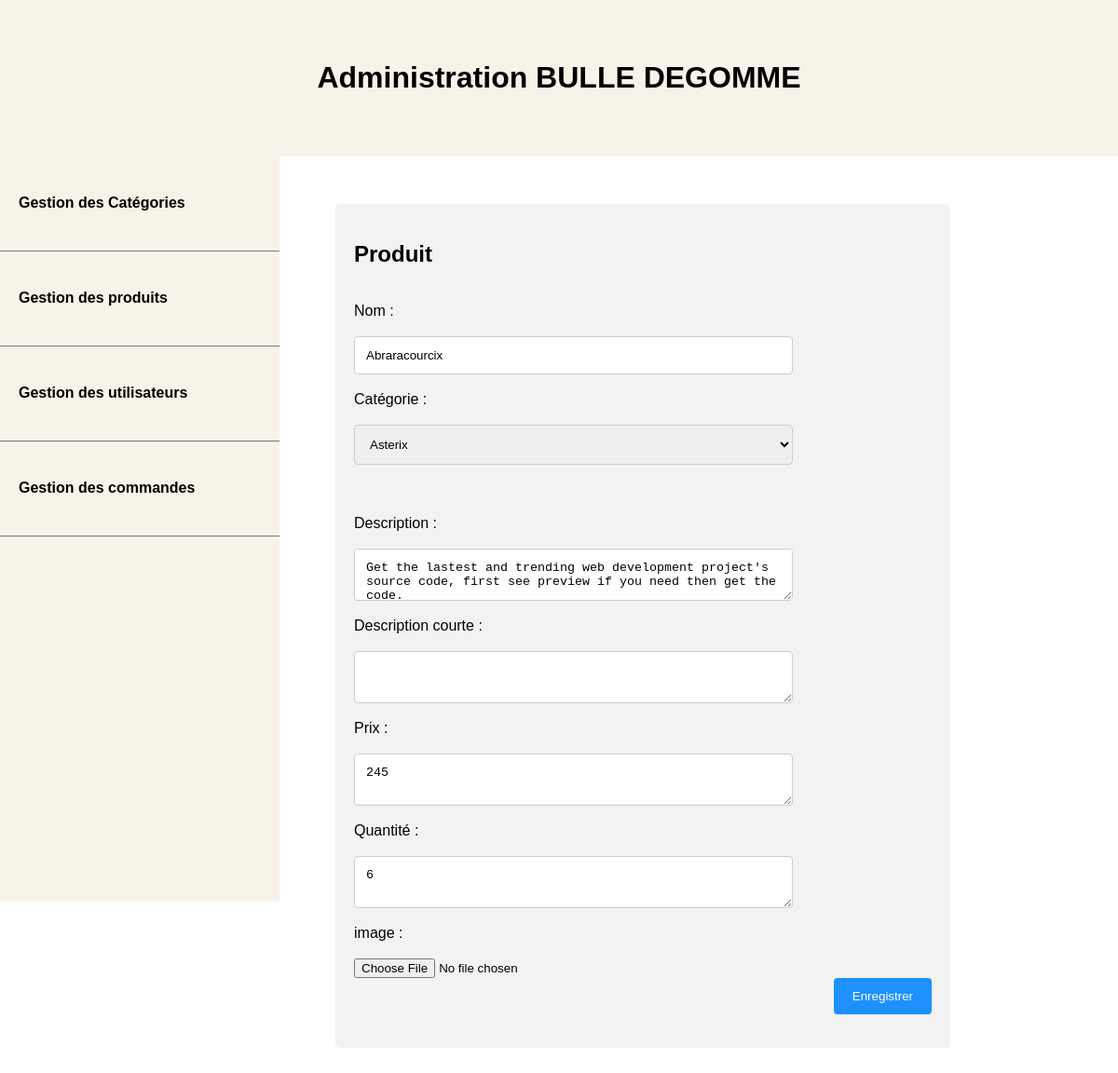
/admin/index.php?controller=products&action=edit&id=1, run on an earlier commit of the app's database.
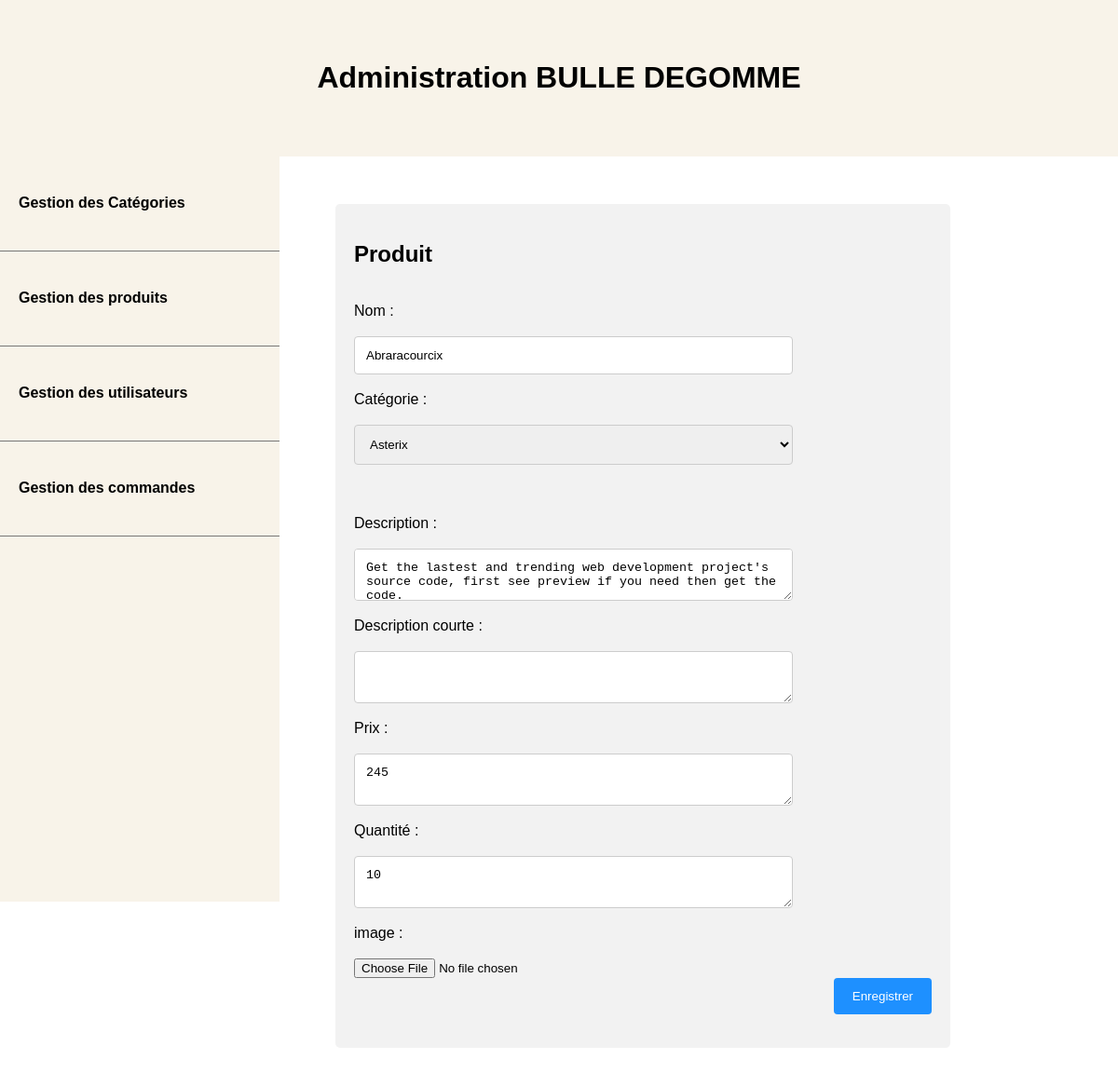
And on a later commit of the database.
### tables this page shows
CREATE TABLE IF NOT EXISTS `products` (
  `id` int(11) NOT NULL AUTO_INCREMENT,
  `name` varchar(255) NOT NULL,
  `image` varchar(255) DEFAULT NULL,
  `description` varchar(255) NOT NULL,
  `short_description` varchar(255) NOT NULL,
  `price` float NOT NULL,
  `category_id` int(11) DEFAULT NULL,
  `quantity` int(11) NOT NULL DEFAULT '1',
  PRIMARY KEY (`id`),
  KEY `category_id` (`category_id`)
);

CREATE TABLE IF NOT EXISTS `categories` (
  `id` int(11) NOT NULL AUTO_INCREMENT,
  `name` varchar(255) NOT NULL,
  `description` text NOT NULL,
  PRIMARY KEY (`id`)
);

### admin/models/Product.php (called while the page is built, shortened)
<?php
function getProduct($id){
        $db = dbConnect();
        $query = $db->prepare('SELECT * FROM products WHERE id = ?');
        $query->execute([$id]);
        $result = $query->fetch();
        return $result;
}

### admin/models/Category.php (called while the page is built, shortened)
<?php
function getAllCategories()
{
    $db = dbConnect();
    $query = $db->query('SELECT * FROM categories');
    $categories =  $query->fetchAll();
    return $categories;
}

### admin/views/productForm.php (the view, shortened to what this page needs)
<?php require ('partials/header.php'); ?>
<?php require 'partials/head_assets.php'; ?>
<?php require ('partials/menu.php'); ?>
    <div class="container">
        <h2>Produit </h2>
        <form action="index.php?controller=products&action=<?= isset($product) || (isset($_SESSION['old_inputs']) && $_GET['action'] == 'edit') ? 'edit&id='. $_GET['id'] : 'add' ?>" method="post" enctype="multipart/form-data">
            <div class="row">
                <div class="col-25">
                    <label for="name">Nom :</label>
                </div>
                <div class="col-75">
                    <input  type="text" name="name" id="name" value="<?= isset($_SESSION[
                        'old_inputs']) ? $_SESSION['old_inputs']['name'] : '' ?><?= isset($product) ? $product['name']:''?>"
                </div>
            </div>
            <div class="row">
                <div class="col-25">
                    <label for="label_id">Catégorie :</label>
                </div>
                <div class="col-75">
                    <select name ="category_id" id ="category_id">
                        <?php
                        foreach ($categories as $category):?>
                            <option value ="<?= $category['id'];?>"<?php if(isset($product)&& $product['category_id']==
                            $category['id']):?>selected="selected"<?php endif;?>><?= $category['name'];?></option>
                        <?php endforeach;?>
                    </select>
                </div>
            </div>
            <div class="row">
                <div class="col-25">
                    <label for="biography">Description :</label>
                </div>
                <div class="col-75">
                    <textarea name="description" id="description"><?= isset($_SESSION[
                    'old_inputs']) ? $_SESSION['old_inputs']['description'] : '' ?><?= isset($product) ? $product['description']:''?>
                    </textarea>
                </div>
            </div>
            <div class="row">
                <div class="col-25">
                    <label for="short_description">Description courte :</label>
                </div>
                <div class="col-75">
                    <textarea name="short_description" id="short_description"><?= isset($_SESSION[
                            'old_inputs']) ? $_SESSION['old_inputs']['short_description'] : '' ?><?= isset($product) ? $product['short_description']:''?>
                    </textarea>
                </div>
            </div>
            <div class="row">
                <div class="col-25">
                    <label for="price">Prix :</label>
                </div>
                <div class="col-75">
                    <textarea name="price" id="price"><?= isset($_SESSION['old_inputs']) ? $_SESSION['old_inputs']['price'] : '' ?><?= isset($product) ? $product['price']:''?></textarea>
                </div>
            </div>
            <div class="row">
                <div class="col-25">
                    <label for="quantity">Quantité :</label>
                </div>
                <div class="col-75">
                    <textarea name="quantity" id="quantity"><?= isset($_SESSION['old_inputs']) ? $_SESSION['old_inputs']['quantity'] : '' ?><?= isset($product) ? $product['quantity']:''?></textarea>
                </div>
            </div>
            <div class="row">
                <div class="col-25">
                    <label for="image">image :</label>
                </div>
                <div class="col-75">
                    <input type="file" name="image" id="image" /><br>
                </div>
            </div>
            <div class="row">
                <input type="submit" value="Enregistrer">
            </div>
        </form>
    </div>
</body>
</html>

What changed in the data, as far as the page shows it:
changed products "Abraracourcix": quantity "6" → "10"
